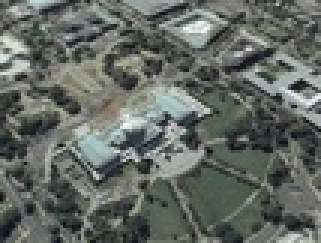
%> input picture data/wdc1.jpg, 107 x 81 px, shrunk from 400 x 302 before the run (shown 3 times larger)
$ octave run.m   (GNU Octave 9; MATLAB toolbox functions it lacks are replaced by stand-ins)
%> lines starting %> are read from the running program, lines starting %| are printed output that depends on the picture
### matlab/computeH.m
function [H] = computeH(t1, t2)
    N = size(t1, 2);
    assert(N == size(t2, 2));

    B = zeros(18, N);
    for i = 1 : N
        xi  = t1(1, i); yi  = t1(2, i);
        xip = t2(1, i); yip = t2(2, i);
        xy1i = [xi, yi, 1];
        B(:, i) = [xy1i, 0, 0, 0, -xip .* xy1i, 0, 0, 0, xy1i, -yip .* xy1i];
    end
    At = reshape(B, 9, 2 * N);
    A = At';

    [V, ~] = eigs(At * A, 1, 'sm');
    H = reshape(V, 3, 3)';
end

### matlab/run.m
% It assumes:
%   The current directory is 'matlab/'.
%   There must be 'points.mat' in the current directory.
%   There must be 'cc[12].mat', 'crop[12].jpg', 'wdc[12].jpg' in 'data/'.
%   There exists 'result/' directory.

wdc1 = imread('../data/wdc1.jpg');
%> wdc1 is the input picture: size 81x107x3 uint8; mean R, G, B 100, 105.3, 99.9
wdc2 = imread('../data/wdc2.jpg');
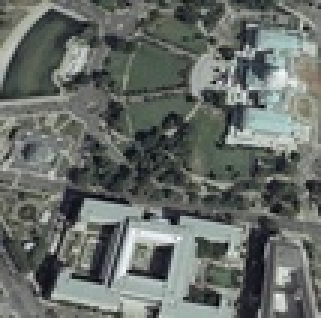
%> input picture data/wdc2.jpg, 107 x 106 px, shrunk from 400 x 399 before the run (shown 3 times larger)
%> wdc2 is the input picture: size 106x107x3 uint8; mean R, G, B 103.2, 108.7, 104.3
points_wdc = load('points.mat');
H_wdc = computeH(points_wdc.points1', points_wdc.points2');
[wdc1_warped, wdc_merged] = warpImage(wdc1, wdc2, H_wdc);
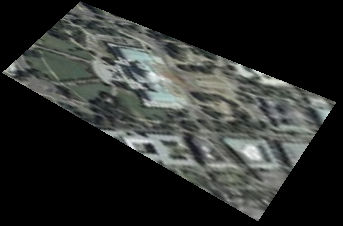
%> wdc1_warped: size 226x343x3 uint8; mean R, G, B 45.1, 47.4, 45
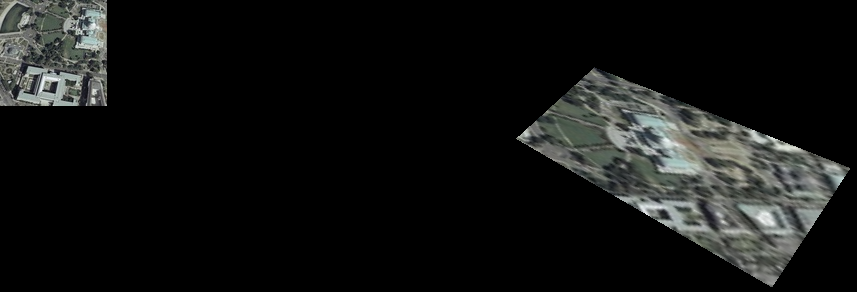
%> wdc_merged: size 292x857x3 uint8; mean R, G, B 18.6, 19.6, 18.7
imwrite(wdc1_warped, '../result/wdc1_warped.jpg');
imwrite(wdc_merged, '../result/wdc_merged.jpg');

crop1 = imread('../data/crop1.jpg');
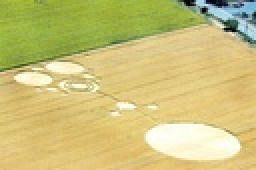
%> input picture data/crop1.jpg, 128 x 85 px, shrunk from 480 x 319 before the run (shown 2 times larger)
%> crop1 is the input picture: size 85x128x3 uint8; mean R, G, B 203, 193, 120.8
crop2 = imread('../data/crop2.jpg');
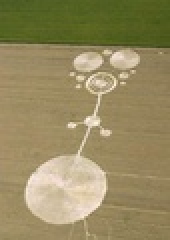
%> input picture data/crop2.jpg, 85 x 120 px, shrunk from 317 x 450 before the run (shown 2 times larger)
%> crop2 is the input picture: size 120x85x3 uint8; mean R, G, B 150.1, 138.3, 96.1
%> (the run ends here)
